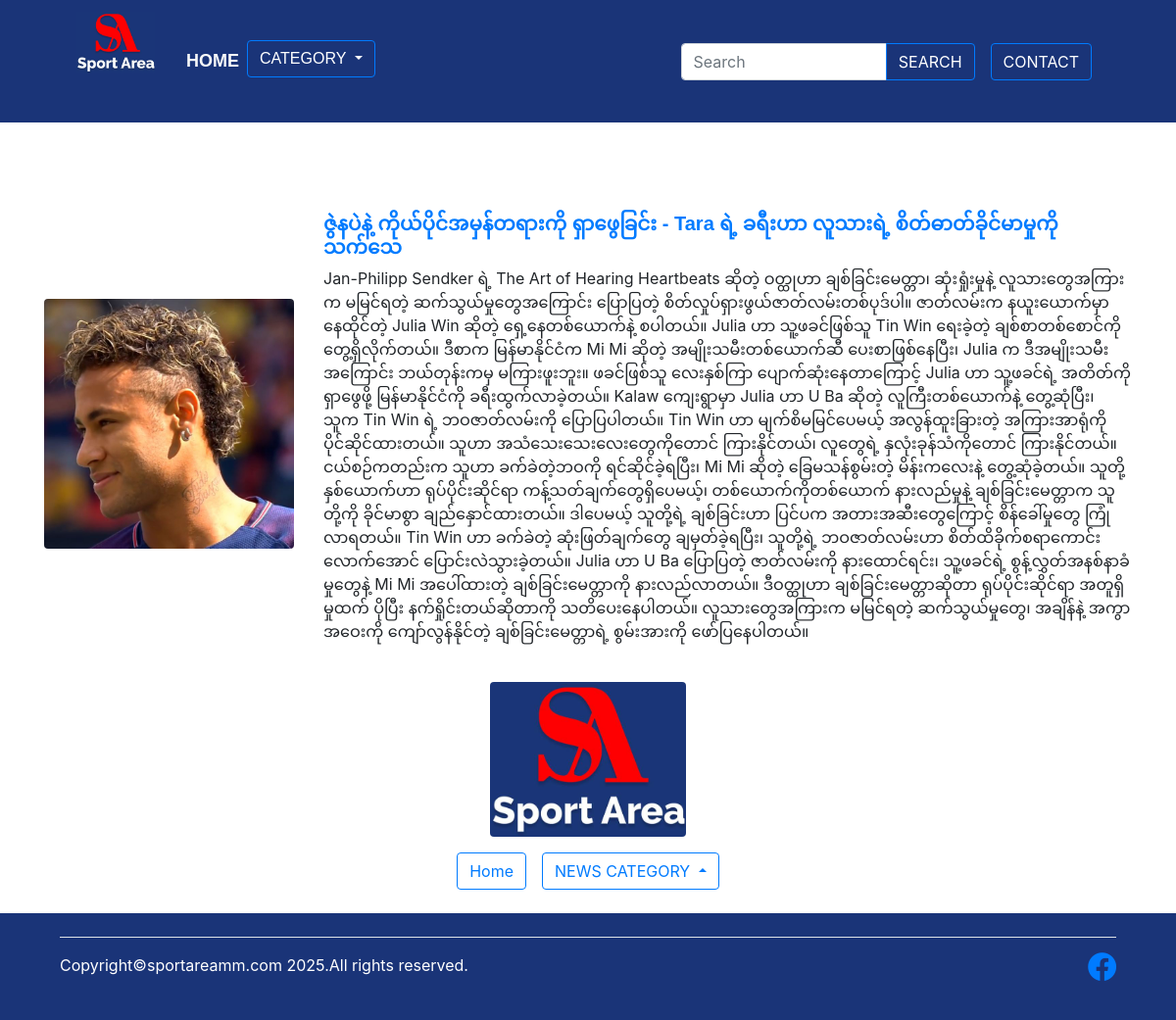
The page /view_detail/53/ on the database its author committed.
### store/models.py (models this page shows, shortened)
class Product(models.Model):
    title = models.CharField(max_length=50)
    subtitle = models.CharField(max_length=100 ,blank=True,null=True)
    category = models.ForeignKey(Category, on_delete=models.CASCADE, default=1)
    image = models.ImageField(upload_to='uploads/products/')
    description = models.CharField(max_length=4000, default='', blank=True, null=True)
    image_one =models.ImageField(upload_to='uploads/products/one_file', blank=True, null=True)
    description_one = models.CharField(max_length=4000, default='', blank=True, null=True)
    image_two =models.ImageField(upload_to='uploads/products/two_file', blank=True, null=True)
    description_two = models.CharField(max_length=4000, default='', blank=True, null=True)
    video_url = models.URLField(max_length=500, blank=True, null=True)
    video_description =  models.CharField(max_length=4000, default='', blank=True, null=True)
    created_at = models.DateTimeField(default=now, editable=False)
    @property
    def video_id(self):
        if self.video_url:
            regex = r'(?:https?:\/\/)?(?:www\.)?(?:youtube\.com\/(?:[^\/\n\s]+\/\S+\/|(?:v|e(?:mbed)?)\/|.*[?&]v=)|youtu\.be\/)([^&\n]{11})'
            match = re.search(regex, self.video_url)
            return match.group(1) if match else None

### store/views.py (the view)
# urls.py: path('view_detail/<int:pk>/', views.view_detail, name='view_detail'),
def view_detail(request,pk):
    product= Product.objects.get(id=pk)
    return render(request, 'view_detail.html', {"product": product})

### templates/view_detail.html (shortened to what this page needs)
{% extends "base.html" %}
{% load static %}
{% block content %}
<div class="container mt-5">
    <br><br>
    <br>
    {% if product.image and product.subtitle and product.description %}
    <div class="row align-items-center mb-4">
        <div class="col-md-3 text-center">
            <img src="{{ product.image.url }}" class="img-fluid rounded" alt="Image 1" style="max-width: 100%;">
        </div>
        <div class="col-md-9">
            <br>
            <h5 class="text-primary fw-bold" style="font-family: 'Arial', sans-serif;">{{ product.subtitle }}</h5>
            <p>{{ product.description }}</p>
        </div>
    </div>
    {% endif %}
    <a href="{% url 'home' %}">
        <img src="{% static 'img/logo.png' %}" alt="logo" class="rounded mx-auto d-block" style="width: 200px; height: auto;">
    </a>
</div>
<div class="d-flex justify-content-center align-items-center mt-3 gap-3">
    <a href="{% url 'home' %}" class="btn btn-outline-primary">
        Home
    </a>
    <div class="btn-group dropup">
        <button type="button" class="btn btn-outline-primary dropdown-toggle" data-bs-toggle="dropdown" aria-expanded="false">
            NEWS CATEGORY
        </button>
    </div>
</div>
<br>
{% endblock %}

### templates/base.html (style rules this page uses)
html, body { height: 100%; margin: 0; display: flex; flex-direction: column; }

### rows shown on the page
Product: image (picture), subtitle "ဇွဲနပဲနဲ့ ကိုယ်ပိုင်အမှန်တရားကို ရှာဖွေခြင်း - Tara ရဲ့ ခရီးဟာ လူသားရဲ့ စိတ်ဓာတ်ခိုင်မာမှုကို သက်သေ", description "Jan-Philipp Sendker ရဲ့ The Art of Hearing Heartbeats ဆိုတဲ့ ဝတ္ထုဟာ ချစ်ခြင်းမေတ္တာ၊ ဆုံးရှုံးမှုနဲ့ လူသားတွေအကြားက မမြင်ရတဲ့ ဆက်သွယ်မှုတွေအကြောင်း ပြောပြတဲ့ စိတ်လှုပ်ရှားဖွယ်ဇာတ်လမ်းတစ်ပုဒ်ပါ။ ဇာတ်လမ်းက နယူးယောက်မှာ နေထိုင်တဲ့ Julia Win ဆိုတဲ့ ရှေ့နေတစ်ယောက်နဲ့ စပါတယ်။ Julia ဟာ သူ့ဖခင်ဖြစ်သူ Tin Win ရေးခဲ့တဲ့ ချစ်စာတစ်စောင်ကို တွေ့ရှိလိုက်တယ်။ ဒီစာက မြန်မာနိုင်ငံက Mi Mi ဆိုတဲ့ အမျိုးသမီးတစ်ယောက်ဆီ ပေးစာဖြစ်နေပြီး၊ Julia က ဒီအမျိုးသမီးအကြောင်း ဘယ်တုန်းကမှ မကြားဖူးဘူး။ ဖခင်ဖြစ်သူ လေးနှစ်ကြာ ပျောက်ဆုံးနေတာကြောင့် Julia ဟာ သူ့ဖခင်ရဲ့ အတိတ်ကို ရှာဖွေဖို့ မြန်မာနိုင်ငံကို ခရီးထွက်လာခဲ့တယ်။ Kalaw ကျေးရွာမှာ Julia ဟာ U Ba ဆိုတဲ့ လူကြီးတစ်ယောက်နဲ့ တွေ့ဆုံပြီး၊ သူက Tin Win ရဲ့ ဘဝဇာတ်လမ်းကို…"
